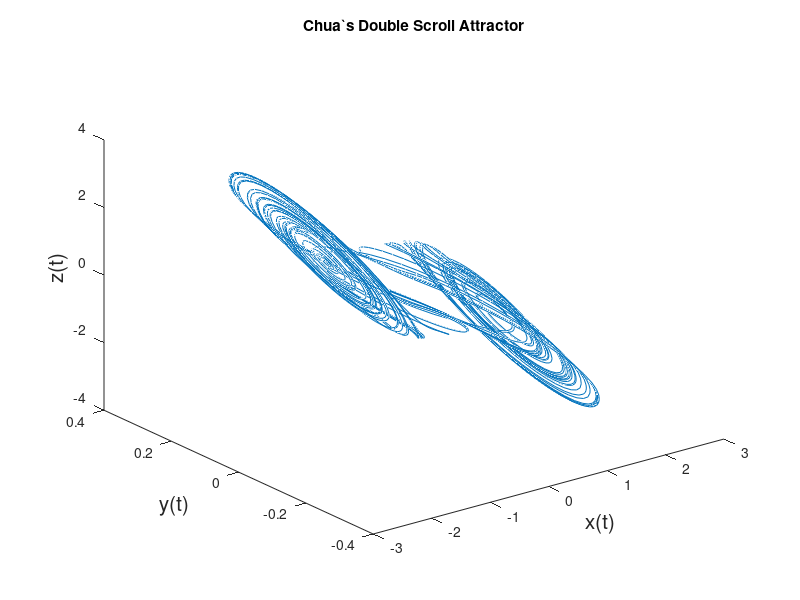

Here is the MATLAB script that generated this plot:
% Programs 14b - 3-D Phase Portrait, Chua's chaotic attractor.
% Chapter 14 - Three-Dimensional Autonomous Systems and Chaos.
% Copyright Springer 2014. Stephen Lynch.

Chua=@(t,x) [15*(x(2)-x(1)-(-(5/7)*x(1)+(1/2)*(-(8/7)-(-5/7))*(abs(x(1)+1)-abs(x(1)-1))));x(1)-x(2)+x(3);-25.58*x(2)]; 
options = odeset('RelTol',1e-4,'AbsTol',1e-4);
[t,xb]=ode45(Chua,[0 100],[-1.6,0,1.6],options);
plot3(xb(:,1),xb(:,2),xb(:,3))
title('Chua`s Double Scroll Attractor')

fsize=15;
xlabel('x(t)','Fontsize',fsize);
ylabel('y(t)','Fontsize',fsize);
zlabel('z(t)','FontSize',fsize);

% End of Programs 14b.
